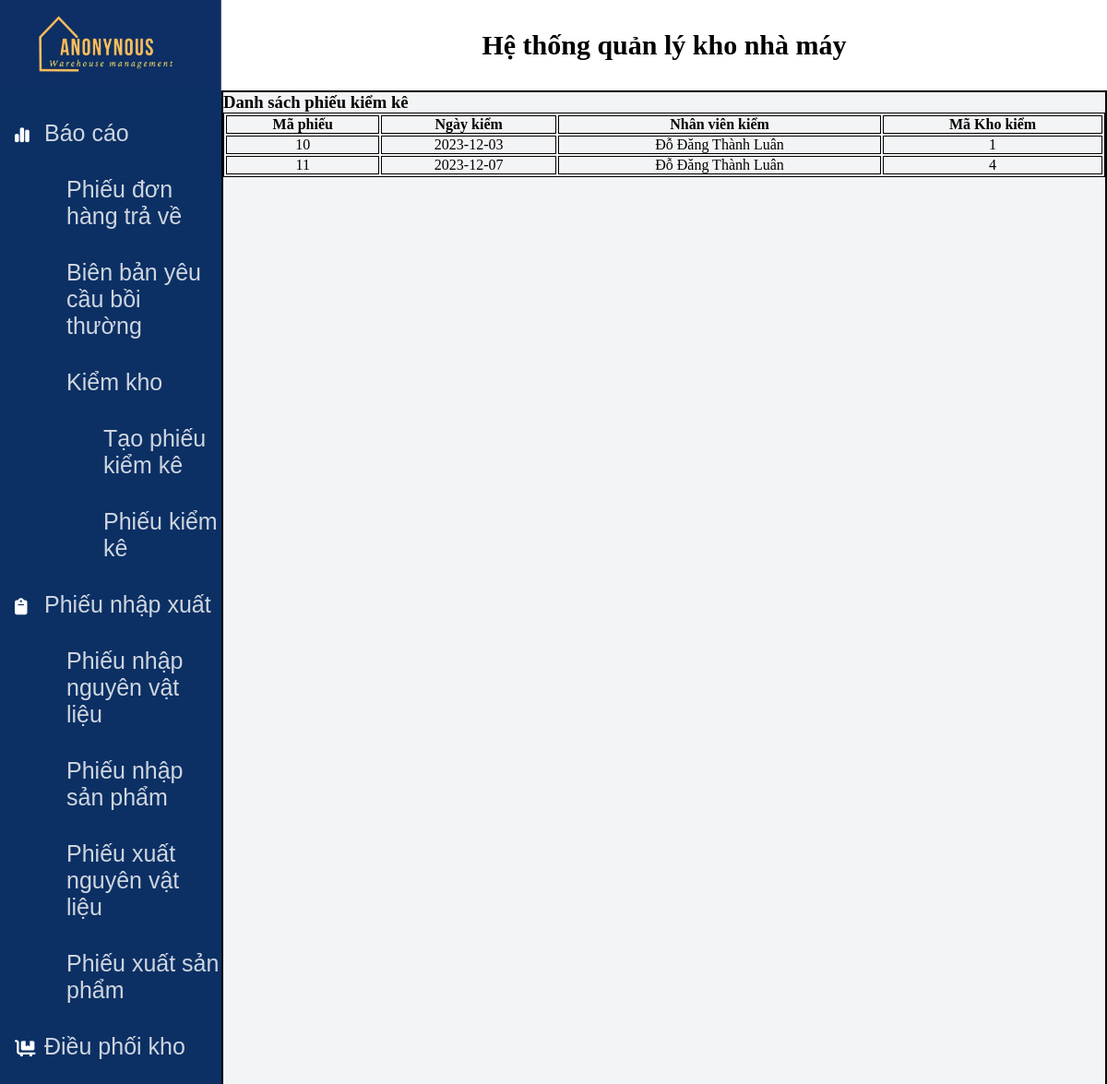
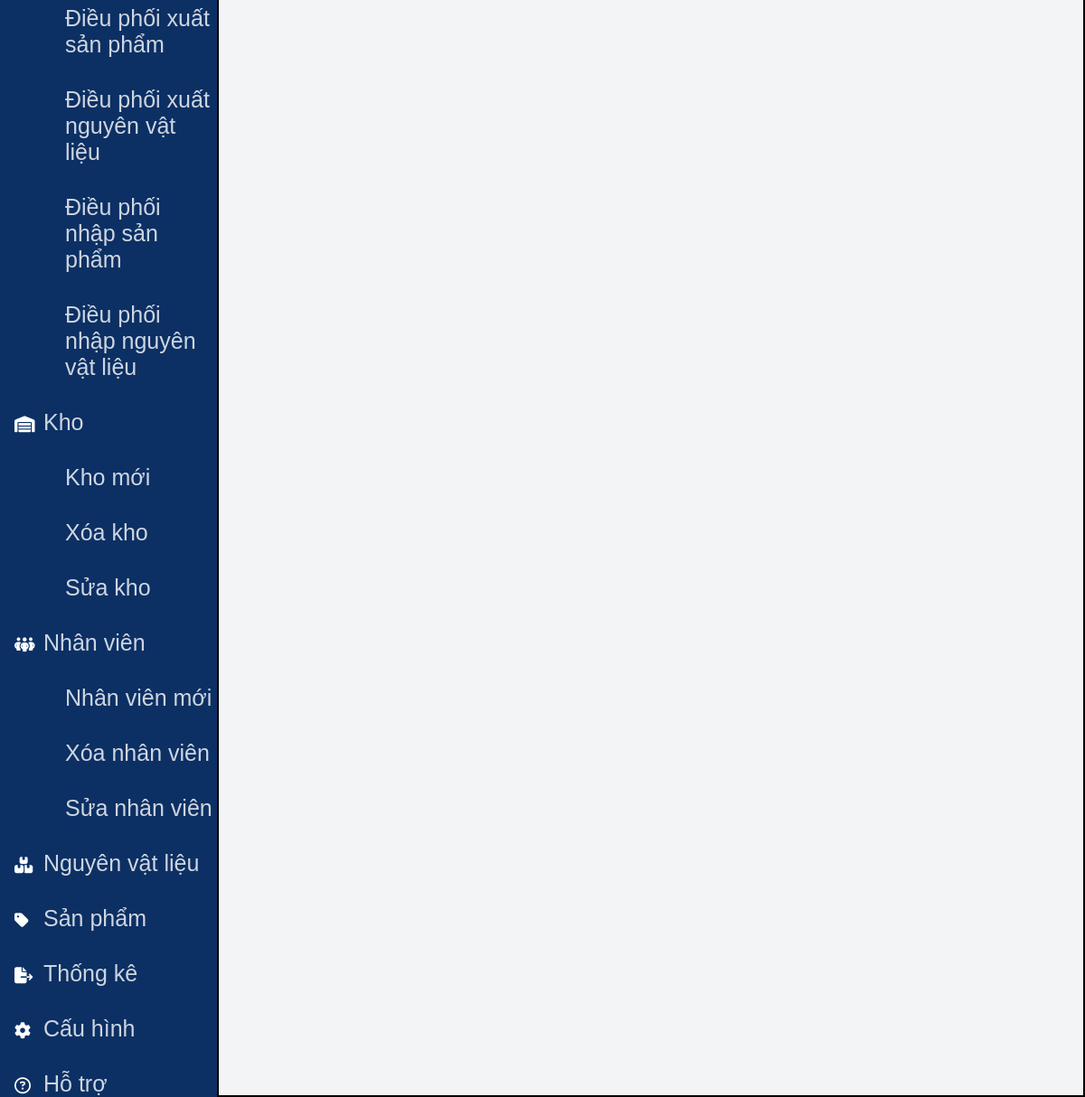
The page /index.php?page_layout=phieukiemke on the database its author committed (2 pictures, top to bottom).
### tables this page shows
CREATE TABLE `phieukiemke` (
  `MaPhieuKiemKe` int(11) NOT NULL,
  `NgayKiemKe` date NOT NULL,
  `NguoiKiemKe` varchar(255) NOT NULL,
  `GhiChu` varchar(255) NOT NULL,
  `MaNVKK` int(11) NOT NULL,
  `MaKho` int(11) NOT NULL
);

### phieuKiemKe.php (the view, shortened to what this page needs)
<!DOCTYPE html>
<html lang="en">
<head>
    <link rel="stylesheet" href="static/css/styles.css">
</head>
<body>
    <div class="header">
        <div class="header_inner">
            <div class="header_left">
                <a href="index.php"><img src="static/img/logo2.jpg" alt=""></a>
            </div>
            <div class="header_right">
                <h2>Hệ thống quản lý kho nhà máy</h2>
            </div>
        </div>
    </div>
    <div class="body_section">
        <div class="body_section_inner">
<?php
        include_once 'navbar.php';
    ?>
            <div class="body_section_inner_right">
                <h3>Danh sách phiếu kiểm kê</h3>
                <table class="table-one">
                    <thead>
                        <tr>
                            <th>Mã phiếu</th>
                            <th>Ngày kiểm</th>
                            <th>Nhân viên kiểm</th>
                            <th>Mã Kho kiểm</th>
                        </tr>
                        </thead>
                        <tbody>
                        <?php
                                        $conn=mysqli_connect("localhost","root","" ,"nhom2_qlkho");
                                        $querykiemke = 'SELECT * FROM phieukiemke';
                                        $data = mysqli_query($conn, $querykiemke);
                                        if (!$data) {
                                            echo 'Data cannot be displayed!';
                                        } else {
                                            while ($row = mysqli_fetch_assoc($data)) {
                                            echo '<tr>';
                                            echo '<td>'.
                                                $row['MaPhieuKiemKe']
                                                .'</td>';
                                            echo '<td>'.
                                                $row['NgayKiemKe']
                                                .'</td>';
                                            echo '<td>'.
                                                $row['NguoiKiemKe']
                                                .'</td>';
                                            echo '<td>'.
                                                $row['MaKho']
                                                .'</td>';
                                            echo '</tr>';
                                            }
                                        }
                                ?>
                        </tbody>
            </div>
        </div>
    </div>
</body>
</html>

### static/css/styles.css (style rules this page uses)
* { box-sizing: border-box; margin: 0; padding: 0; }
.header { width: 100%; }
.header_inner { width: 100%; height: auto; display: inline-flex; justify-content: space-between; }
.header_left { width: 20%; height: auto; }
.header_left img { width: 100%; height:100%; }
.header_right { width: 80%; height: auto; }
.header_right h2 { font-size: 30px; text-align: center; display: flex; justify-content: center; align-items: center; height: 100%; width: 100%; }
.body_section { width: 100%; margin-top: -4px; }
.body_section_inner { width: 100%; display: inline-flex; justify-content: space-evenly; }
.body_section_inner_right { width: 80%; height: auto; background-color: #f3f4f6; border: 2px solid black; }
.table-one, thead, th,td { border: 1px solid black; justify-content: center; text-align: center; }
table { width:100%; }
th { width: calc((100%/6)-1px); }

### rows shown on the page
phieukiemke: MaPhieuKiemKe "10", NgayKiemKe "2023-12-03", NguoiKiemKe "Đỗ Đăng Thành Luân", MaKho "1"
phieukiemke: MaPhieuKiemKe "11", NgayKiemKe "2023-12-07", NguoiKiemKe "Đỗ Đăng Thành Luân", MaKho "4"
